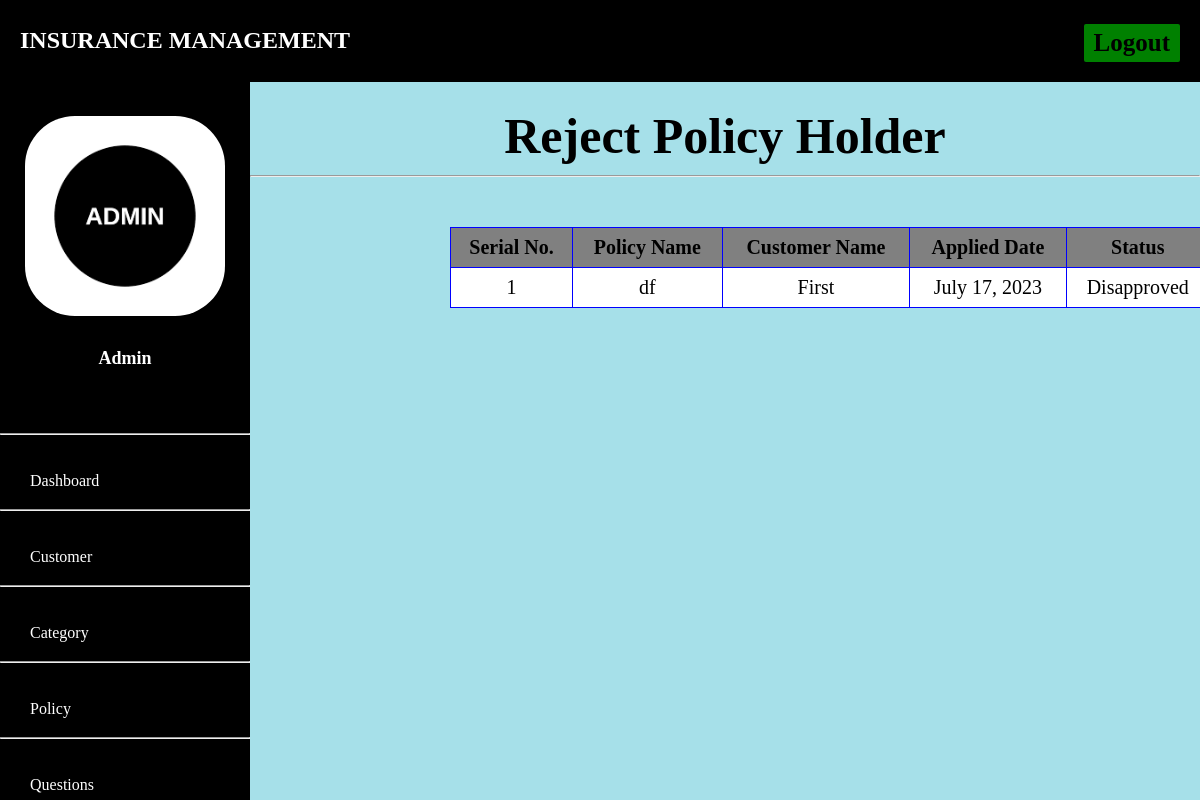
Page /admin-view-disapproved-policy-holder on the committed database.
### admins/models.py (models this page shows, shortened)
class PolicyRecord(models.Model):
    customer= models.ForeignKey(Customer, on_delete=models.CASCADE)
    Policy= models.ForeignKey(Policy, on_delete=models.CASCADE)
    status = models.CharField(max_length=100,default='Pending')
    creation_date =models.DateField(auto_now=True)

class Policy(models.Model):
    category= models.ForeignKey('Category', on_delete=models.CASCADE)
    policy_name=models.CharField(max_length=200)
    sum_assurance=models.PositiveIntegerField()
    premium=models.PositiveIntegerField()
    tenure=models.PositiveIntegerField()
    creation_date =models.DateField(auto_now=True)
    def __str__(self):
        return self.policy_name

### customer/models.py (models this page shows, shortened)
class Customer(models.Model):
    user=models.OneToOneField(User,on_delete=models.CASCADE)
    profile_pic= models.ImageField(upload_to='profile_pic',null=True,blank=True)
    address = models.CharField(max_length=40)
    mobile = models.CharField(max_length=20,null=False)
    def __str__(self):
        return self.user.first_name

### admins/views.py (the view)
# urls.py: path('admin-view-disapproved-policy-holder', views.admin_view_disapproved_policy_holder,name='admin-view-disapproved-policy-holder'),
def admin_view_disapproved_policy_holder(request):
    policyrecords = models.PolicyRecord.objects.all().filter(status='Disapproved')
    return render(request,'admin_view_disapproved_policy_holder.html',{'policyrecords':policyrecords})

### admins/templates/admin_view_disapproved_policy_holder.html (shortened to what this page needs)
{% extends 'adminbase.html' %}
{% block content %}
{%load static%}
<head>
</head>
<div class="container">
    <h6 class="heading">Reject Policy Holder</h6><hr>
    <table>
      <thead>
        <tr>
          <th>Serial No.</th>
          <th>Policy Name</th>
          <th>Customer Name</th>
          <th> Applied Date</th>
          <th>Status</th>
        </tr>
      </thead>
      {% for t in policyrecords %}
      <tr>
        <td> {{ forloop.counter }}</td>
        <td> {{t.Policy}}</td>
        <td> {{t.customer}}</td>
        <td>{{t.creation_date}}</td>
        <td>{{t.status}}</td>
      </tr>
      {% endfor %}
    </table>
  </div>
<br><br><br><br><br><br>
{% endblock content %}

### admins/templates/adminbase.html (style rules this page uses)
body { margin: 0; padding: 0; height: 100%; font-family:cursive; background:#b2b2b2; }

### admins/templates/admin_view_disapproved_policy_holder.html (style rules this page uses)
body { font-family: cursive; background-color: #a6e0e9; }
h6 { text-align: center; font-size:80px; }
.container { margin-top:-250px; }
table { width:80%; border-collapse: collapse; margin-top:50px; margin-left:200px; }
th, td { font-size:20px; padding: 8px; border: 1px solid blue; text-align:center; background-color:grey; }
td { background-color:#fff; font-size:20px; }
.heading { color:black padding: 10px; font-size:50px; margin-bottom:10px; }

### rows in the picture
PolicyRecord: Policy "df", customer "First", creation_date "July 17, 2023", status "Disapproved"
